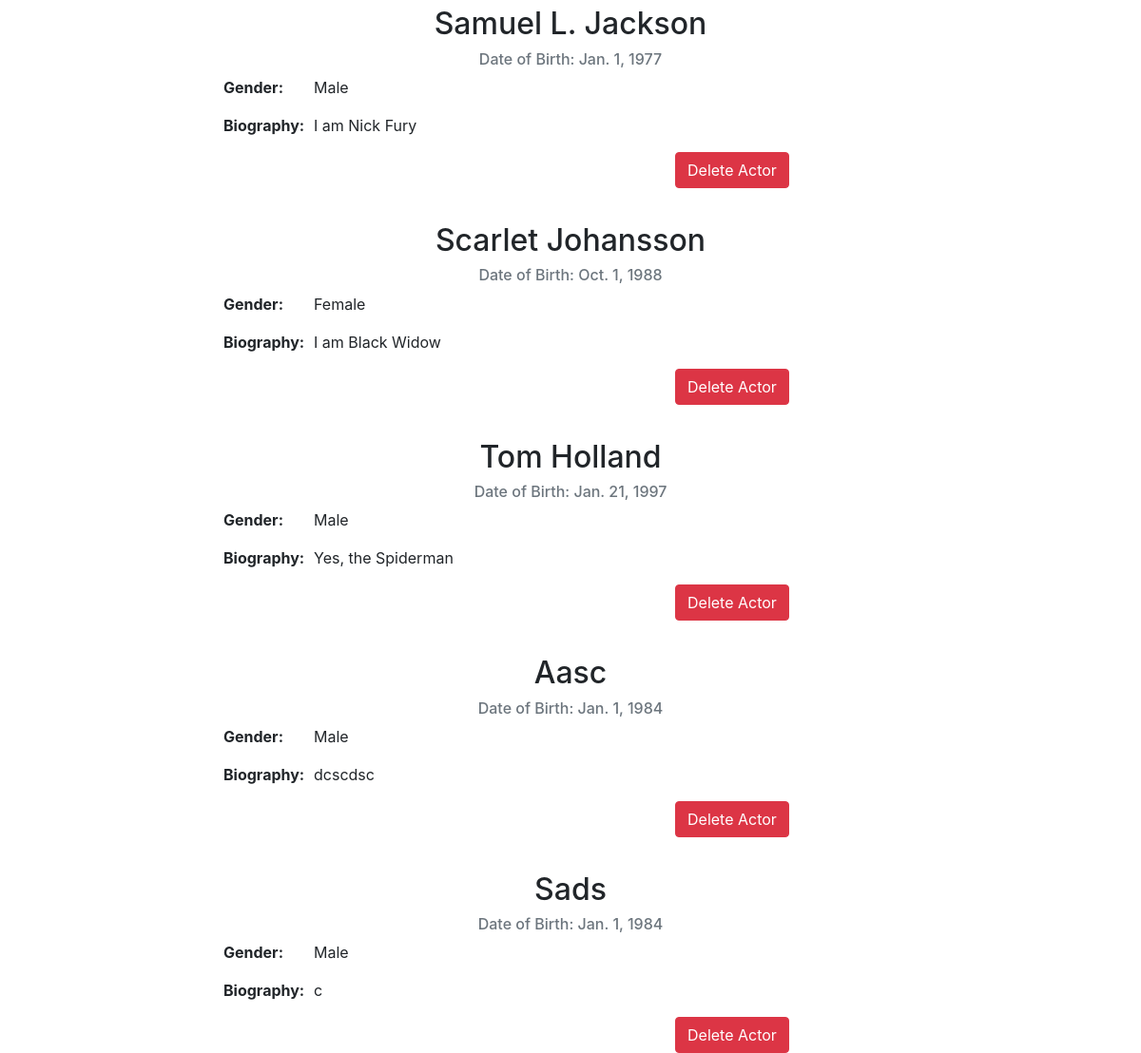
Page /actors (lower part) on the earlier database version.
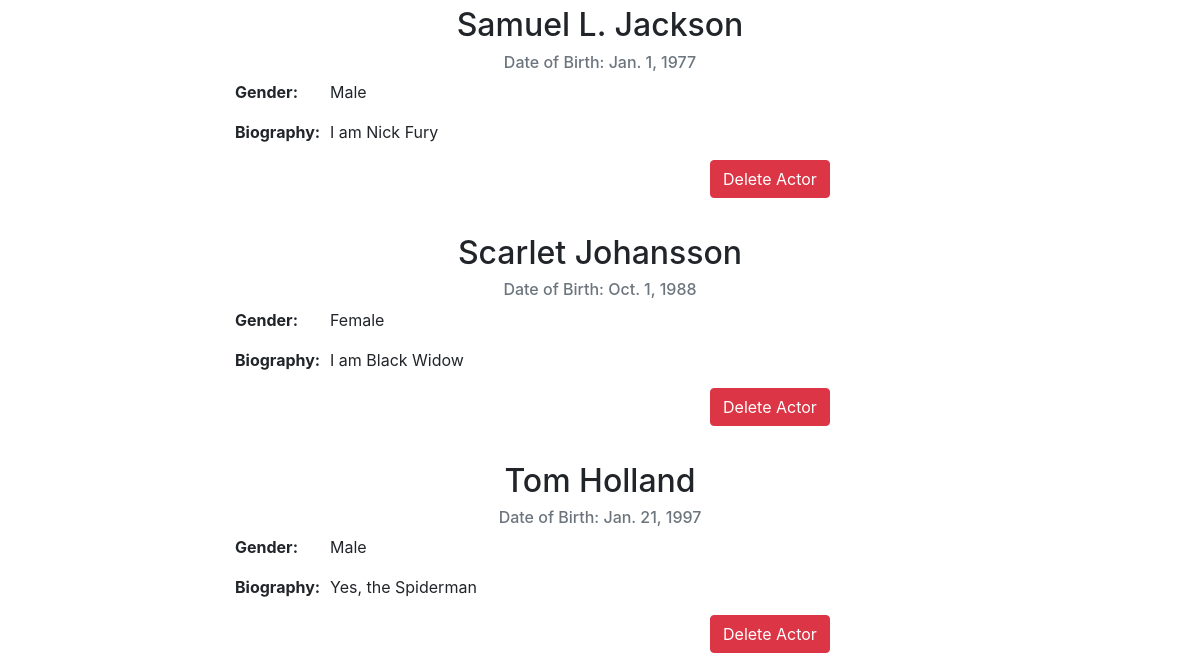
Same page on the later database version.
### imdb/models.py (models this page shows, shortened)
class ActorList(models.Model):
    name = models.CharField(max_length=50)
    gender = models.CharField(max_length=6, choices=(('Male', 'Male'), ('Female', 'Female'), ('Others', 'Others')))
    bio = models.TextField(blank=False)
    birthdate = models.DateField()
    class Meta:
        ordering = ('name',)

### imdb/views.py (the view)
# urls.py: path('actors', views.actors, name="actors"),
def actors(request):
        all_actors = ActorList.objects.all
        return render(request, 'actors.html', {'all_actors': all_actors})

### imdb/templates/actors.html (shortened to what this page needs)
{% extends "base.html" %}
{% load static %}
{% block content %}
<div class="container">
    {% if all_actors %}
        {% for actor in all_actors %}
            <div class="row text-center">
                <div class="col-sm-12"><h2 class="title">{{actor.name}}</h2></div>
            </div>
            <div class="row text-center text-muted">
                <div class="col-sm-12"><h6>Date of Birth: {{actor.birthdate}}</h6></div>
            </div>
            <div class="row">
                <div class="col-sm-2"></div>
                <div class="col-sm-1"><p><b>Gender:</b></p></div>
                <div class="col-sm-6"><p class="justify">{{actor.gender}}</p></div>
            </div>
            <div class="row">
                <div class="col-sm-2"></div>
                <div class="col-sm-1"><p><b>Biography:</b></p></div>
                <div class="col-sm-6"><p class="justify">{{actor.bio}}</p></div>
            </div>
            <div class="row">
                <div class="col-sm-7"></div>
                <div class="col-sm-3"><a class="btn btn-danger" href="{% url 'delete_actor' actor.id %}">Delete Actor</a></div>
            </div>
        {% endfor %}
    {% endif %}
</div>
{% endblock %}

Differences in the rows shown:
removed ActorList: name "Aasc", birthdate "Jan. 1, 1984", gender "Male", bio "dcscdsc"
removed ActorList: name "Sads", birthdate "Jan. 1, 1984", gender "Male", bio "c"
